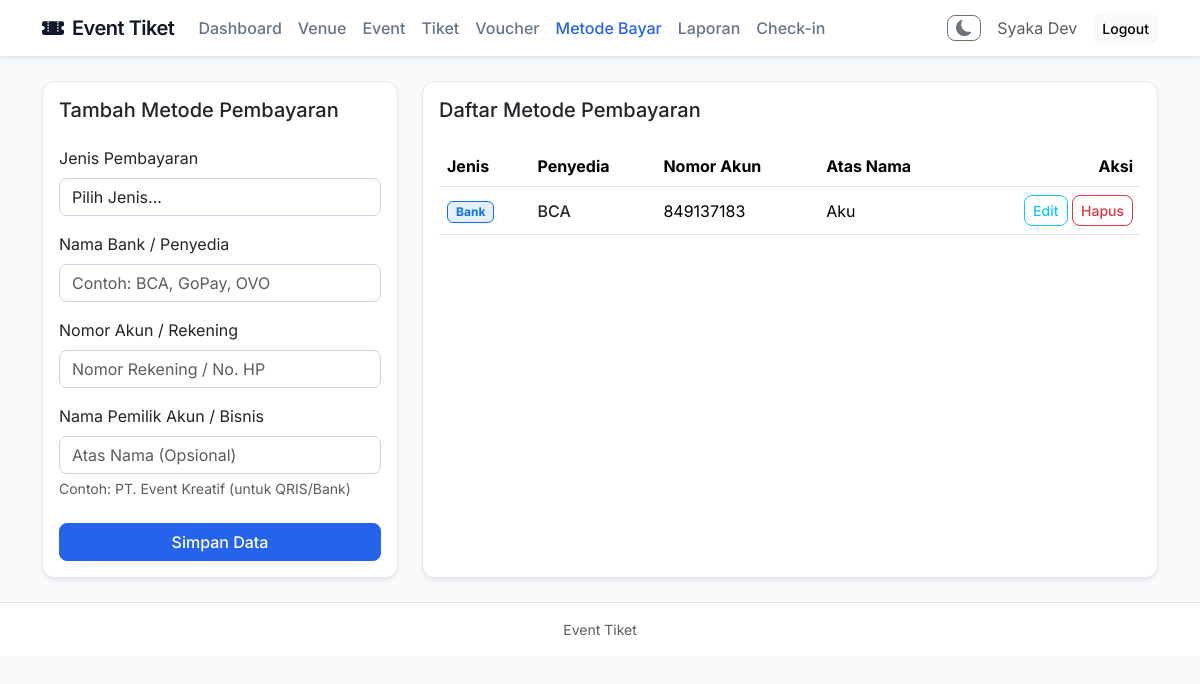
/index.php?page=metode_pembayaran (signed in), run on the app's committed database.
### tables this page shows
CREATE TABLE `metode_pembayaran` (
  `id_metode` int NOT NULL,
  `jenis` enum('Bank','E-Wallet','QRIS') NOT NULL,
  `nama_penyedia` varchar(50) NOT NULL,
  `nomor_akun` varchar(50) NOT NULL,
  `nama_bisnis` varchar(100) DEFAULT NULL,
  `qris_image` varchar(255) DEFAULT NULL
);

### proses/bootstrap.php (called while the page is built, shortened)
<?php
function e(string $value): string
{
    return htmlspecialchars($value, ENT_QUOTES, 'UTF-8');
}

### views/admin/metode_pembayaran.php (the view, shortened to what this page needs)
<?php
$stmt = $pdo->query('SELECT * FROM metode_pembayaran ORDER BY id_metode DESC');
$metodes = $stmt->fetchAll();
$editMode = false;
$editData = null;
?>
<div class="row g-4">
    <div class="col-lg-4">
        <div class="card card-modern h-100">
            <div class="card-body">
                <h5 class="mb-4"><?= $editMode ? 'Edit Metode Pembayaran' : 'Tambah Metode Pembayaran' ?></h5>
                <form action="index.php?action=save_metode_pembayaran" method="post">
                    <div class="mb-3">
                        <label class="form-label">Jenis Pembayaran</label>
                        <select name="jenis" class="form-select" required>
                            <option value="">Pilih Jenis...</option>
                        </select>
                    </div>
                    <div class="mb-3">
                        <label class="form-label">Nama Bank / Penyedia</label>
                        <input type="text" name="nama_penyedia" class="form-control" value="<?= $editMode ? e($editData['nama_penyedia']) : '' ?>" placeholder="Contoh: BCA, GoPay, OVO" required>
                    </div>
                    <div class="mb-3">
                        <label class="form-label">Nomor Akun / Rekening</label>
                        <input type="text" name="nomor_akun" class="form-control" value="<?= $editMode ? e($editData['nomor_akun']) : '' ?>" placeholder="Nomor Rekening / No. HP" required>
                    </div>
                    <div class="mb-4">
                        <label class="form-label">Nama Pemilik Akun / Bisnis</label>
                        <input type="text" name="nama_bisnis" class="form-control" value="<?= $editMode ? e((string)$editData['nama_bisnis']) : '' ?>" placeholder="Atas Nama (Opsional)">
                        <div class="form-text">Contoh: PT. Event Kreatif (untuk QRIS/Bank)</div>
                    </div>
                    <div class="d-flex gap-2">
                        <button type="submit" class="btn btn-primary w-100"><?= $editMode ? 'Simpan Perubahan' : 'Simpan Data' ?></button>
                    </div>
                </form>
            </div>
        </div>
    </div>
    <div class="col-lg-8">
        <div class="card card-modern h-100">
            <div class="card-body">
                <h5 class="mb-4">Daftar Metode Pembayaran</h5>
                <div class="table-responsive">
                    <table class="table table-hover align-middle">
                        <thead class="table-light">
                            <tr>
                                <th>Jenis</th>
                                <th>Penyedia</th>
                                <th>Nomor Akun</th>
                                <th>Atas Nama</th>
                                <th class="text-end">Aksi</th>
                            </tr>
                        </thead>
                        <tbody>
                            <?php if (empty($metodes)): ?>
                                <tr>
                                    <td colspan="5" class="text-center text-muted py-4">Belum ada metode pembayaran.</td>
                                </tr>
                            <?php else: ?>
                                <?php foreach ($metodes as $m): ?>
                                    <tr>
                                        <td>
                                            <span class="badge bg-<?= $m['jenis'] === 'Bank' ? 'primary' : ($m['jenis'] === 'E-Wallet' ? 'info' : 'success') ?> bg-opacity-10 text-<?= $m['jenis'] === 'Bank' ? 'primary' : ($m['jenis'] === 'E-Wallet' ? 'info' : 'success') ?> border border-<?= $m['jenis'] === 'Bank' ? 'primary' : ($m['jenis'] === 'E-Wallet' ? 'info' : 'success') ?> px-2 py-1">
                                                <?= e($m['jenis']) ?>
                                            </span>
                                        </td>
                                        <td class="fw-medium text-dark"><?= e($m['nama_penyedia']) ?></td>
                                        <td><?= e($m['nomor_akun']) ?></td>
                                        <td><?= e((string)$m['nama_bisnis']) ?></td>
                                        <td class="text-end">
                                            <a href="index.php?page=metode_pembayaran&edit=<?= (int)$m['id_metode'] ?>" class="btn btn-sm btn-outline-info">Edit</a>
                                            <form method="post" action="index.php?action=delete_metode_pembayaran&page=metode_pembayaran" class="d-inline" onsubmit="return confirm('Hapus metode pembayaran ini?');">
                                                <button type="submit" class="btn btn-sm btn-outline-danger">Hapus</button>
                                            </form>
                                        </td>
                                    </tr>
                                <?php endforeach; ?>
                            <?php endif; ?>
                        </tbody>
                    </table>
                </div>
            </div>
        </div>
    </div>
</div>

### views/template/header.php (style rules this page uses)
body { background: #f8fafc; color: #334155; font-family: 'Inter', sans-serif; }
.card-modern { background: #ffffff; border: 1px solid #e2e8f0; border-radius: 12px; box-shadow: 0 4px 6px -1px rgba(0, 0, 0, 0.05), 0 2px 4px -1px rgba(0, 0, 0, 0.03); }
.btn { border-radius: 8px; font-weight: 500; }
.btn-primary { background: #2563eb; border-color: #2563eb; }
.btn-outline-info { border-radius: 8px; }
.table { color: #334155; }
.table td, .table th { border-bottom: 1px solid #e2e8f0; background: #ffffff !important; }
input.form-control, select.form-select, textarea.form-control { border: 1px solid #cbd5e1; border-radius: 8px; background: #ffffff; }

### data on the page
metode_pembayaran: jenis "Bank", nama_penyedia "BCA", nomor_akun "849137183", nama_bisnis "Aku"

### other printed values
$_SESSION['name'] "Syaka Dev"
